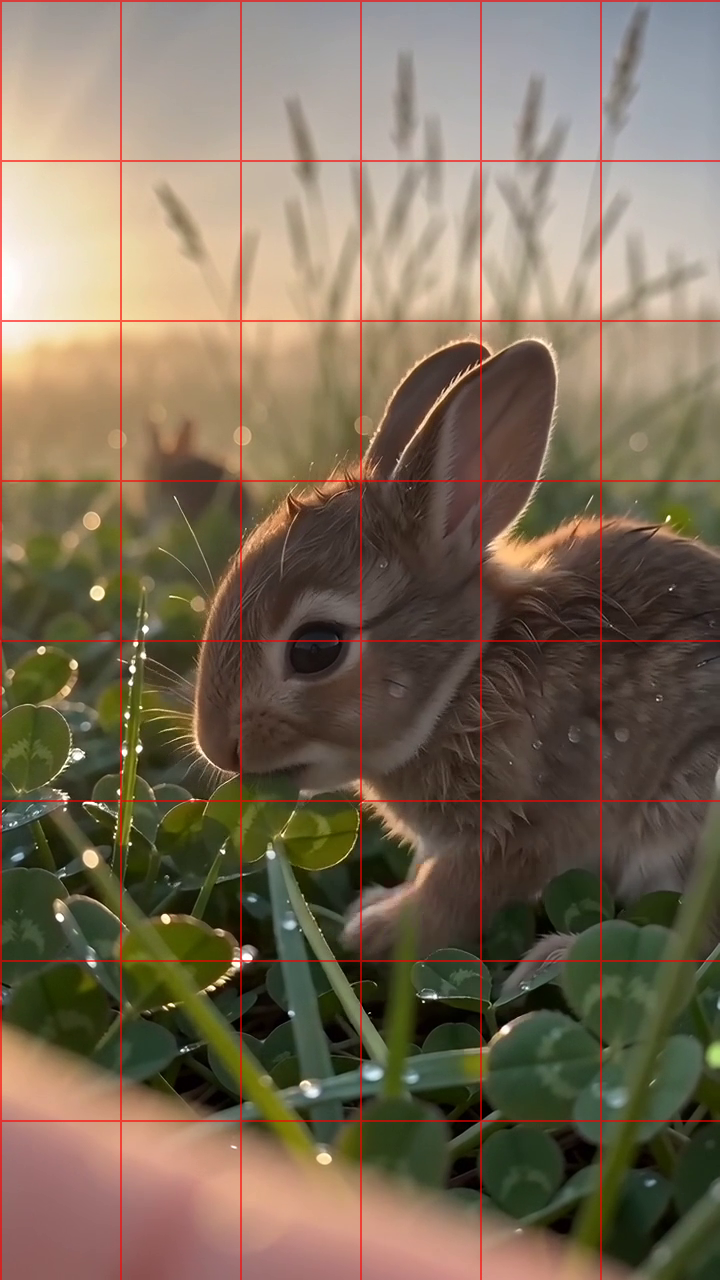
#> input picture TestVideos/candidates/rabbit015/grid8.png, 720 x 1280 px, given in place of f_0.5.png, which was not available; the run also reads 1 picture not shown here
$ python find_blob_edge.py
#> lines starting #> are read from the running program, lines starting #| are printed output that depends on the picture; pictures that were not available may be replaced by others from this repository, and a replacement may not be noted
# -*- coding: utf-8 -*-
"""Locate the top edge of the flesh-toned foreground occlusion in the rabbit POV frames.

A skin-toned blur is: warm (R>B), low saturation-ish, and very LOW VARIANCE (smooth, no
leaf/soil texture). Scan row bands and report where that smooth warm region starts.
"""
import os
import numpy as np
from PIL import Image

CAND = r"E:\APEX\POV\TestVideos\candidates\rabbit015"
FRAMES = ["f_0.5.png", "f_4.png", "f_8.png", "f_12.png", "f_14.5.png"]


def band_stats(im, y0, y1):
    strip = im[y0:y1, :, :].astype(float)
    r, g, b = strip[:, :, 0], strip[:, :, 1], strip[:, :, 2]
    warm = float(np.mean(r - b))
    var = float(np.mean(np.var(strip, axis=(0, 1))))
    # fraction of pixels that are warm and NOT green-dominant (skin vs vegetation)
    skin = float(np.mean((r - b > 25) & (r - g > 8)))
    return warm, var, skin


for name in FRAMES:
    p = os.path.join(CAND, name)
    im = np.asarray(Image.open(p).convert("RGB"))
#> im is the input picture: shape (1280, 720, 3); mean R, G, B 122.8, 107.5, 87.3
    h, w, _ = im.shape
#> h = 1280; w = 720
    print(f"\n{name}  {w}x{h}")
#| f_0.5.png  720x1280
    print("  band(y)        warm   variance   skinfrac")
    for y0 in range(800, 1280, 40):
        warm, var, skin = band_stats(im, y0, min(y0 + 40, h))
        print(f"  {y0:4d}-{min(y0+40,h):4d}   {warm:6.1f}   {var:8.1f}   {skin:6.2f}")
#> this loop made 12 passes
#> (warm, var, skin) on passes 1 to 12: (41.24, 1087, 0.145), (26.61, 1124.7, 0.0819), (20.64, 1251.4, 0.121), (23.26, 1019.4, 0.0717), (29.99, 1184.4, 0.0862), (21.53, 1060.4, 0.0382), (23.82, 1551.4, 0.125), (32.01, 2652, 0.265), (48.4, 3206.3, 0.445), (43.99, 3122.8, 0.552), (49.64, 2676.8, 0.704), (54.03, 1567, 0.846)
#|    800- 840     41.2     1087.0     0.14
#|    840- 880     26.6     1124.7     0.08
#|    880- 920     20.6     1251.4     0.12
#|    920- 960     23.3     1019.4     0.07
#|    960-1000     30.0     1184.4     0.09
#|   1000-1040     21.5     1060.4     0.04
#|   1040-1080     23.8     1551.4     0.13
#|   1080-1120     32.0     2652.0     0.27
#> (further printed lines are left out)
#> pass 1, in band_stats, `strip = im[y0:y1, :, :].astype(float)`:
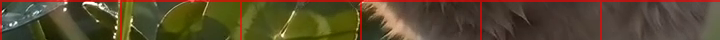
#> strip: shape (40, 720, 3) float64; mean R, G, B 86.5, 71.9, 45.3
#> pass 1, in band_stats, `r, g, b = strip[:, :, 0], strip[:, :, 1], strip[:, :, 2]`:
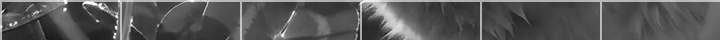
#> r: shape (40, 720) float64; min 10, max 255, mean 86.5
#> pass 1, in band_stats, `r, g, b = strip[:, :, 0], strip[:, :, 1], strip[:, :, 2]`:
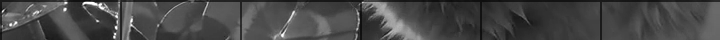
#> g: shape (40, 720) float64; min 11, max 255, mean 71.9
#> pass 1, in band_stats, `r, g, b = strip[:, :, 0], strip[:, :, 1], strip[:, :, 2]`:
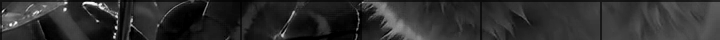
#> b: shape (40, 720) float64; min 0, max 255, mean 45.3
#> (the run stopped early here; a loop or call above may not have finished)
